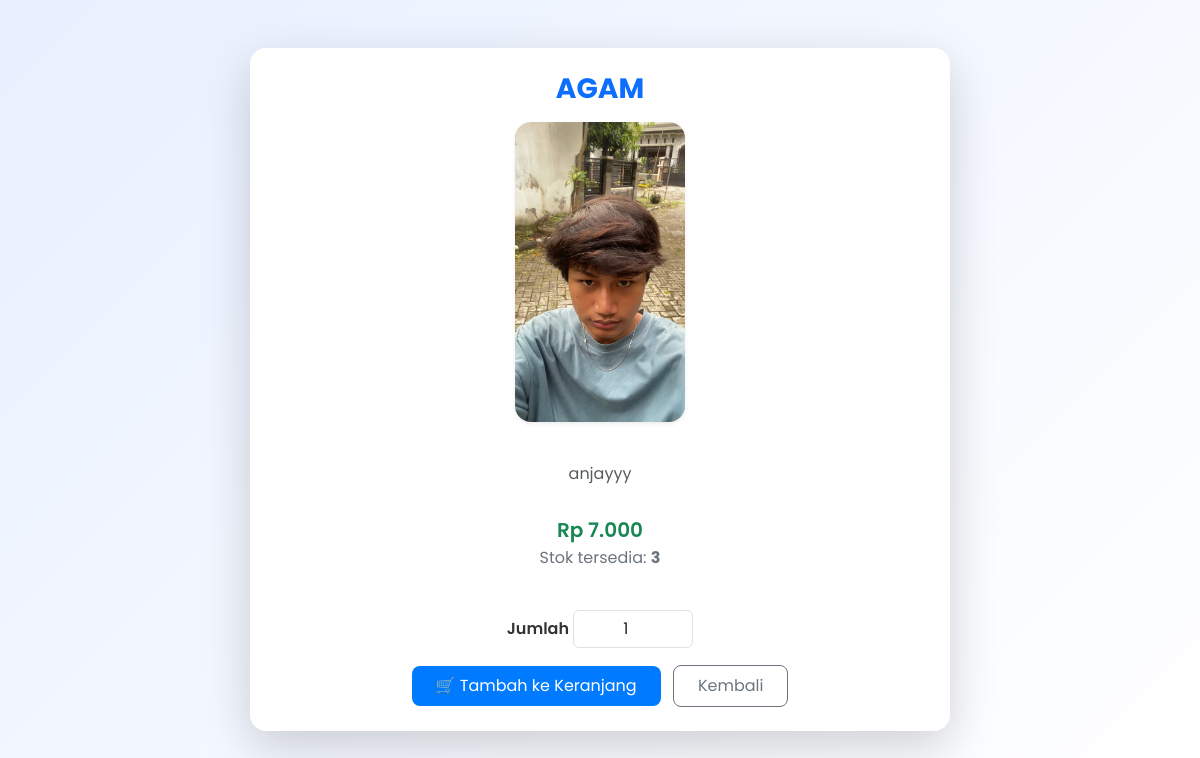
Page /users/detail.php?id=1 (signed in) on the committed database.
### tables this page shows
CREATE TABLE `produk` (
  `id` int(11) NOT NULL,
  `nama` varchar(255) DEFAULT NULL,
  `deskripsi` text DEFAULT NULL,
  `harga` decimal(10,2) DEFAULT NULL,
  `stok` int(11) DEFAULT NULL,
  `foto` varchar(255) DEFAULT NULL
);

### users/detail.php (the view, shortened to what this page needs)
<?php
include '../config/koneksi.php';
$id = $_GET['id'];
$produk = mysqli_query($conn, "SELECT * FROM produk WHERE id='$id'");
$p = mysqli_fetch_assoc($produk);
?>
<!DOCTYPE html>
<html lang="id">
<head>
    <link href="https://cdn.jsdelivr.net/npm/bootstrap@5.3.3/dist/css/bootstrap.min.css" rel="stylesheet">
    <link rel="stylesheet" href="../assets/style.css">
</head>
<body class="bg-light">
<div class="container py-5">
    <div class="card shadow-lg border-0 rounded-4 p-4 mx-auto" style="max-width: 700px;">
        <div class="text-center mb-4">
            <h3 class="fw-bold text-primary mb-3"><?= htmlspecialchars($p['nama']) ?></h3>
            <img src="../assets/img/<?= htmlspecialchars($p['foto']) ?>"
                 alt="<?= htmlspecialchars($p['nama']) ?>"
                 class="img-fluid rounded-4 shadow-sm mb-3"
                 style="max-height: 300px; object-fit: cover;">
        </div>
        <div class="mb-3 text-center">
            <p class="text-muted product-description"><?= nl2br(htmlspecialchars($p['deskripsi'])) ?></p>
        </div>
        <div class="mb-4 text-center">
            <h5 class="text-success fw-semibold mb-1">
                Rp <?= number_format($p['harga'], 0, ',', '.') ?>
            </h5>
            <p class="text-secondary">Stok tersedia: <strong><?= $p['stok'] ?></strong></p>
        </div>
        <form method="POST" class="text-center">
            <div class="mb-3">
                <label for="jumlah" class="form-label fw-semibold">Jumlah</label>
                <input type="number"
                       name="jumlah"
                       id="jumlah"
                       value="1"
                       min="1"
                       max="<?= $p['stok'] ?>"
                       class="form-control text-center d-inline-block"
                       style="width: 120px;">
            </div>
            <button type="submit" name="beli" class="btn btn-primary px-4 py-2 me-2">
                🛒 Tambah ke Keranjang
            </button>
            <a href="index.php" class="btn btn-outline-secondary px-4 py-2">Kembali</a>
        </form>
    </div>
</div>
</body>
</html>

### assets/style.css (style rules this page uses)
body { font-family: 'Poppins', sans-serif; background-color: #f8faff; }
body { background: linear-gradient(135deg, #e8f0ff, #ffffff); font-family: 'Poppins', sans-serif; }
.btn-primary { background-color: #0d6efd; border: none; }
.card { border: none; border-radius: 12px; background: #fff; }
.card { border: none; border-radius: 12px; background-color: #fff; }
.btn-primary { background-color: #0d6efd; border: none; transition: all 0.2s ease; }
form label { color: #333; }
.card { border-radius: 12px; border: none; }
.btn { border-radius: 8px; transition: all 0.2s ease-in-out; }
.card img { transition: transform 0.3s ease, box-shadow 0.3s ease; }
html, body { margin: 0; padding: 0; overflow-x: hidden; }
body { background-color: #f8f9fa; font-family: 'Poppins', sans-serif; }
.card { border-radius: 12px; }
.btn-primary { background-color: #007bff; border: none; }

### rows in the picture
produk: nama "AGAM", foto (picture), deskripsi "anjayyy", harga "7.000", stok "3"
